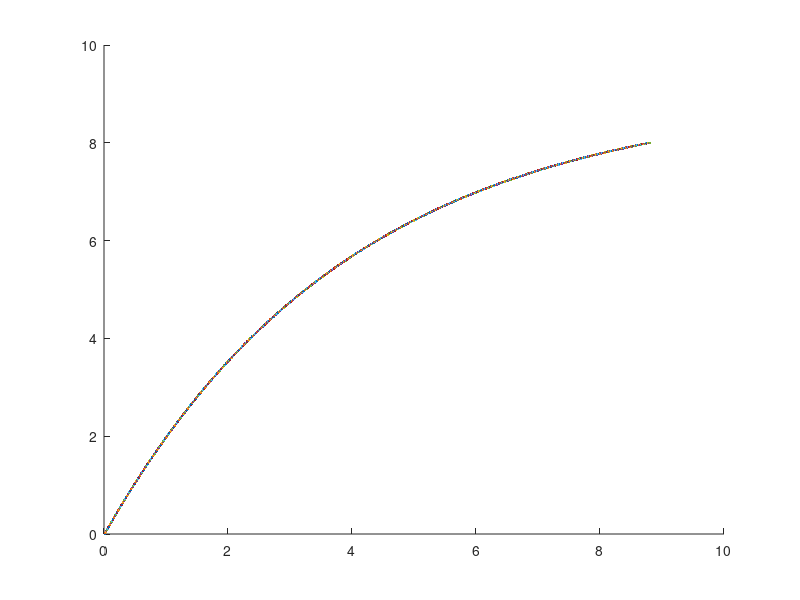

Source code (MATLAB):
% Question 3.1
% Circuits

T = 0; 
R = 4; 
C = 1;
V = 9;
Q = 0; 
increment = 0.01;
b = false;

hold on; 
while (b == false)
    
    Q = C*V*(1-exp(-T/(R*C)));  
   
  
    display(sprintf('NEWTime: %d\nCharge: %d\n', T,Q)); 
    T = T + increment; 
    plot(T,Q); 
    
    if (Q > 8)
    b = true; 
    end; 
end; 
